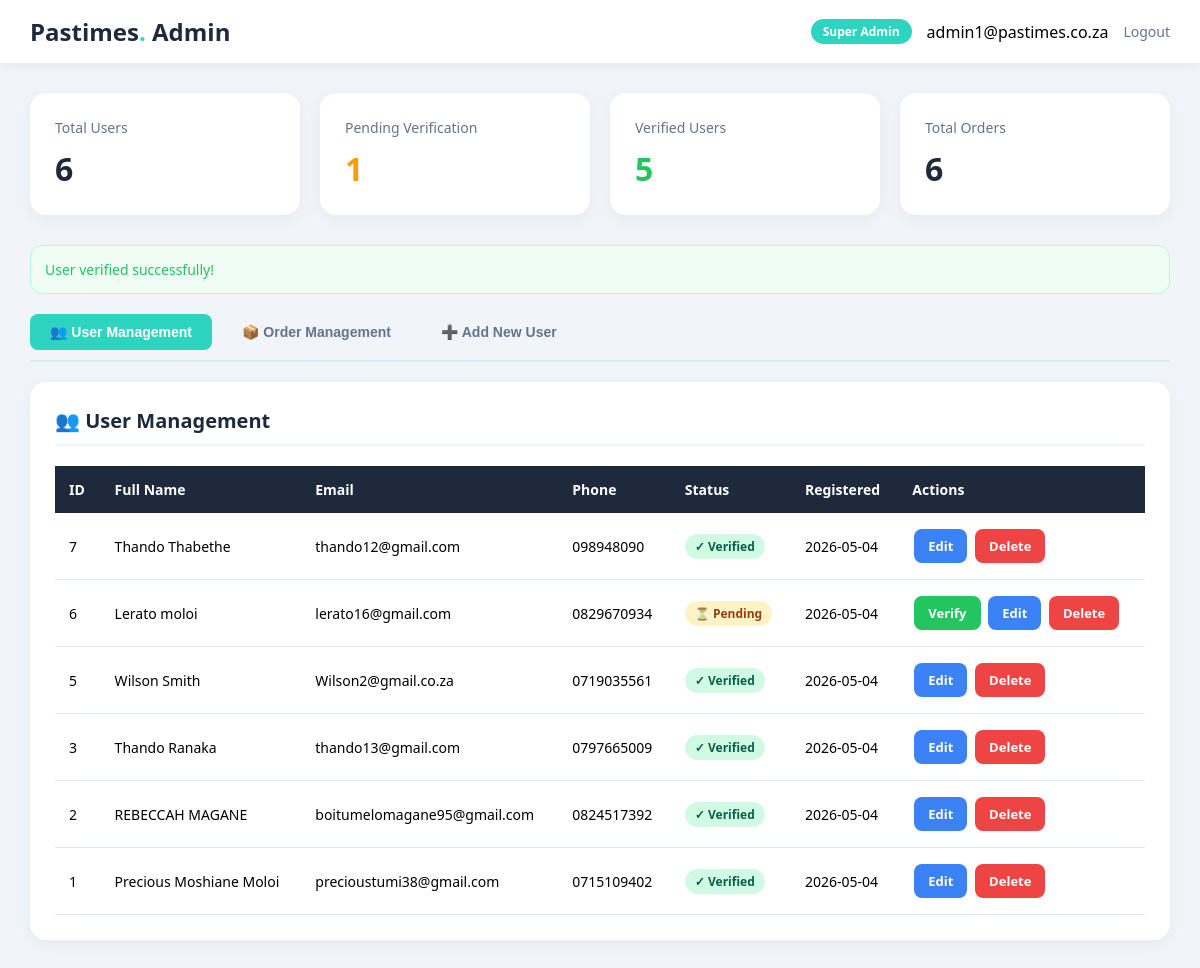
The app's page /admin_dashboard.php?verify=6 (signed in) with its own data.
### tables this page shows
CREATE TABLE IF NOT EXISTS `tbluser` (
  `user_id` int(11) NOT NULL AUTO_INCREMENT,
  `full_name` varchar(100) NOT NULL,
  `email` varchar(100) NOT NULL,
  `password_hash` varchar(255) NOT NULL,
  `address` varchar(255) DEFAULT NULL,
  `phone` varchar(20) DEFAULT NULL,
  `is_verified` tinyint(1) DEFAULT 0,
  `registration_date` timestamp NOT NULL DEFAULT current_timestamp(),
  PRIMARY KEY (`user_id`),
  UNIQUE KEY `email` (`email`)
);

### admin_dashboard.php (the view, shortened to what this page needs)
<?php
$conn = getDBConnection();
$message = '';
$messageType = '';
if (isset($_GET['verify']) && is_numeric($_GET['verify'])) {
    $userId = intval($_GET['verify']);
    $updateSQL = "UPDATE tblUser SET is_verified = 1 WHERE user_id = $userId";
    if ($conn->query($updateSQL) === TRUE) {
        $message = "User verified successfully!";
        $messageType = "success";
    } else {
        $message = "Error verifying user: " . $conn->error;
        $messageType = "error";
    }
}
$usersSQL = "SELECT * FROM tblUser ORDER BY registration_date DESC";
$usersResult = $conn->query($usersSQL);
$pendingSQL = "SELECT COUNT(*) as pending FROM tblUser WHERE is_verified = 0";
$pendingResult = $conn->query($pendingSQL);
$pendingCount = $pendingResult->fetch_assoc()['pending'];
$totalSQL = "SELECT COUNT(*) as total FROM tblUser";
$totalResult = $conn->query($totalSQL);
$totalCount = $totalResult->fetch_assoc()['total'];
$orderCountSQL = "SELECT COUNT(*) as total FROM tblAorder";
$orderCountResult = $conn->query($orderCountSQL);
$orderCount = $orderCountResult->fetch_assoc()['total'];
?>
<!DOCTYPE html>
<html lang="en">
<head>
</head>
<body>
    <div class="header">
        <h1>Pastimes<span>.</span> Admin</h1>
        <div class="user-info">
            <span class="badge"><?php echo $_SESSION['admin_role']; ?></span>
            <span><?php echo $_SESSION['admin_email']; ?></span>
            <a href="logout.php">Logout</a>
        </div>
    </div>
    <div class="stats-container">
        <div class="stat-card">
            <h3>Total Users</h3>
            <div class="number"><?php echo $totalCount; ?></div>
        </div>
        <div class="stat-card pending">
            <h3>Pending Verification</h3>
            <div class="number"><?php echo $pendingCount; ?></div>
        </div>
        <div class="stat-card verified">
            <h3>Verified Users</h3>
            <div class="number"><?php echo $totalCount - $pendingCount; ?></div>
        </div>
        <div class="stat-card">
            <h3>Total Orders</h3>
            <div class="number"><?php echo $orderCount; ?></div>
        </div>
    </div>
    <div class="main-content">
        <?php if ($message): ?>
            <div class="message <?php echo $messageType; ?>"><?php echo $message; ?></div>
        <?php endif; ?>
        <div class="tabs">
            <button class="tab active" onclick="showTab('users')">👥 User Management</button>
            <button class="tab" onclick="showTab('orders')">📦 Order Management</button>
            <button class="tab" onclick="showTab('add')">➕ Add New User</button>
        </div>
        <div id="users" class="tab-content active">
            <div class="section">
                <h2>👥 User Management</h2>
                <table class="data-table">
                    <thead>
                        <tr>
                            <th>ID</th>
                            <th>Full Name</th>
                            <th>Email</th>
                            <th>Phone</th>
                            <th>Status</th>
                            <th>Registered</th>
                            <th>Actions</th>
                        </tr>
                    </thead>
                    <tbody>
                        <?php if ($usersResult->num_rows > 0): ?>
                            <?php while ($user = $usersResult->fetch_assoc()): ?>
                                <tr>
                                    <td><?php echo $user['user_id']; ?></td>
                                    <td><?php echo htmlspecialchars($user['full_name']); ?></td>
                                    <td><?php echo htmlspecialchars($user['email']); ?></td>
                                    <td><?php echo htmlspecialchars($user['phone']); ?></td>
                                    <td>
                                        <?php if ($user['is_verified'] == 1): ?>
                                            <span class="status-badge status-verified">✓ Verified</span>
                                        <?php else: ?>
                                            <span class="status-badge status-pending">⏳ Pending</span>
                                        <?php endif; ?>
                                    </td>
                                    <td><?php echo date('Y-m-d', strtotime($user['registration_date'])); ?></td>
                                    <td>
                                        <?php if ($user['is_verified'] == 0): ?>
                                            <a href="?verify=<?php echo $user['user_id']; ?>" class="btn btn-verify">Verify</a>
                                        <?php endif; ?>
                                        <a href="?edit=<?php echo $user['user_id']; ?>" class="btn btn-edit">Edit</a>
                                        <a href="?delete=<?php echo $user['user_id']; ?>" class="btn btn-delete" onclick="return confirm('Are you sure?')">Delete</a>
                                    </td>
                                </tr>
                            <?php endwhile; ?>
                        <?php else: ?>
                            <tr><td colspan="7" style="text-align: center; padding: 30px; color: var(--gray);">No users found</td></tr>
                        <?php endif; ?>
                    </tbody>
                </table>
            </div>
        </div>
    </div>
</body>
</html>

### admin_dashboard.php (style rules this page uses)
:root { --primary: #2dd4bf; --primary-dark: #14b8a6; --dark: #1e293b; --light: #f8fafc; --gray: #64748b; --error: #ef4444; --success: #22c55e; --warning: #f59e0b; }
* { margin: 0; padding: 0; box-sizing: border-box; }
body { font-family: 'Segoe UI', Tahoma, Geneva, Verdana, sans-serif; background: #f1f5f9; min-height: 100vh; }
.header { background: white; padding: 15px 30px; box-shadow: 0 2px 10px rgba(0,0,0,0.05); display: flex; justify-content: space-between; align-items: center; }
.header h1 { color: var(--dark); font-size: 24px; }
.header h1 span { color: var(--primary); }
.header .user-info { display: flex; align-items: center; gap: 15px; }
.header .badge { background: var(--primary); color: white; padding: 4px 12px; border-radius: 20px; font-size: 12px; font-weight: 600; }
.header a { color: var(--gray); text-decoration: none; font-size: 14px; }
.stats-container { display: grid; grid-template-columns: repeat(auto-fit, minmax(200px, 1fr)); gap: 20px; padding: 30px; }
.stat-card { background: white; padding: 25px; border-radius: 16px; box-shadow: 0 4px 15px rgba(0,0,0,0.05); }
.stat-card h3 { color: var(--gray); font-size: 14px; font-weight: 500; margin-bottom: 10px; }
.stat-card .number { font-size: 32px; font-weight: 700; color: var(--dark); }
.stat-card.pending .number { color: var(--warning); }
.stat-card.verified .number { color: var(--success); }
.main-content { padding: 0 30px 30px; }
.section { background: white; border-radius: 16px; padding: 25px; margin-bottom: 25px; box-shadow: 0 4px 15px rgba(0,0,0,0.05); }
.section h2 { color: var(--dark); font-size: 20px; margin-bottom: 20px; padding-bottom: 10px; border-bottom: 2px solid #f1f5f9; }
.message { padding: 14px; border-radius: 12px; margin-bottom: 20px; font-size: 14px; font-weight: 500; }
.success { background: #f0fdf4; color: var(--success); border: 1px solid #bbf7d0; }
.data-table { width: 100%; border-collapse: collapse; font-size: 14px; }
.data-table th { background: var(--dark); color: white; padding: 14px; text-align: left; font-weight: 600; }
.data-table td { padding: 14px; border-bottom: 1px solid #e2e8f0; }
.status-badge { display: inline-block; padding: 4px 10px; border-radius: 20px; font-size: 12px; font-weight: 600; }
.status-pending { background: #fef3c7; color: #92400e; }
.status-verified { background: #d1fae5; color: #065f46; }
.btn { padding: 8px 14px; border: none; border-radius: 8px; font-size: 13px; font-weight: 600; cursor: pointer; text-decoration: none; display: inline-block; margin: 2px; transition: all 0.3s ease; }
.btn-verify { background: var(--success); color: white; }
.btn-edit { background: #3b82f6; color: white; }
.btn-delete { background: var(--error); color: white; }
.tabs { display: flex; gap: 10px; margin-bottom: 20px; border-bottom: 2px solid #e2e8f0; padding-bottom: 10px; }
.tab { padding: 10px 20px; border: none; background: none; color: var(--gray); font-size: 14px; font-weight: 600; cursor: pointer; border-radius: 8px; transition: all 0.3s; }
.tab.active { background: var(--primary); color: white; }
.tab-content { display: none; }
.tab-content.active { display: block; }

### records on screen
tbluser: user_id "7", full_name "Thando Thabethe", email "thando12@gmail.com", phone "098948090", is_verified "✓ Verified", registration_date "2026-05-04"
tbluser: user_id "6", full_name "Lerato moloi", email "lerato16@gmail.com", phone "0829670934", is_verified "⏳ Pending", registration_date "2026-05-04"
tbluser: user_id "5", full_name "Wilson Smith", email "Wilson2@gmail.co.za", phone "0719035561", is_verified "✓ Verified", registration_date "2026-05-04"
tbluser: user_id "3", full_name "Thando Ranaka", email "thando13@gmail.com", phone "0797665009", is_verified "✓ Verified", registration_date "2026-05-04"
tbluser: user_id "2", full_name "REBECCAH MAGANE", email "boitumelomagane95@gmail.com", phone "0824517392", is_verified "✓ Verified", registration_date "2026-05-04"
tbluser: user_id "1", full_name "Precious Moshiane Moloi", email "precioustumi38@gmail.com", phone "0715109402", is_verified "✓ Verified", registration_date "2026-05-04"

### other values on screen
$_SESSION['admin_role'] "Super Admin"
$_SESSION['admin_email'] "admin1@pastimes.co.za"
$totalCount "6"
$pendingCount "1"
$totalCount - $pendingCount "5"
$orderCount "6"
$message "User verified successfully!"
